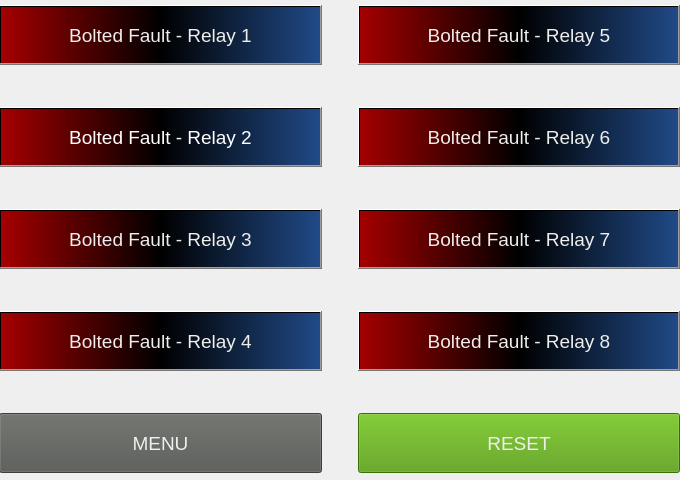
     <widget class="QWidget" name="Bolted">
      <property name="minimumSize">
       <size>
        <width>680</width>
        <height>480</height>
       </size>
      </property>
      <property name="maximumSize">
       <size>
        <width>680</width>
        <height>480</height>
       </size>
      </property>
      <widget class="QWidget" name="gridLayoutWidget">
       <property name="geometry">
        <rect>
         <x>-1</x>
         <y>-1</y>
         <width>681</width>
         <height>481</height>
        </rect>
       </property>
       <layout class="QGridLayout" name="gridLayout_bolted">
        <property name="spacing">
         <number>36</number>
        </property>
        <item row="0" column="0">
         <widget class="QPushButton" name="bolted_btn_relay1">
          <property name="minimumSize">
           <size>
            <width>80</width>
            <height>60</height>
           </size>
          </property>
          <property name="font">
           <font>
            <pointsize>14</pointsize>
           </font>
          </property>
          <property name="styleSheet">
           <string notr="true">color: rgb(238, 238, 236);
background-color: qlineargradient(spread:pad, x1:0, y1:0, x2:1, y2:0, stop:0 rgba(164, 0, 0, 255), stop:0.5 rgba(0, 0, 0, 255), stop:1 rgba(32, 74, 135, 255));</string>
          </property>
          <property name="text">
           <string>Bolted Fault - Relay 1</string>
          </property>
         </widget>
        </item>
        <item row="1" column="0">
         <widget class="QPushButton" name="bolted_btn_relay2">
          <property name="minimumSize">
           <size>
            <width>80</width>
            <height>60</height>
           </size>
          </property>
          <property name="font">
           <font>
            <pointsize>14</pointsize>
           </font>
          </property>
          <property name="styleSheet">
           <string notr="true">color: rgb(255, 255, 255);
background-color: qlineargradient(spread:pad, x1:0, y1:0, x2:1, y2:0, stop:0 rgba(164, 0, 0, 255), stop:0.5 rgba(0, 0, 0, 255), stop:1 rgba(32, 74, 135, 255));</string>
          </property>
          <property name="text">
           <string>Bolted Fault - Relay 2</string>
          </property>
         </widget>
        </item>
        <item row="3" column="1">
         <widget class="QPushButton" name="bolted_btn_relay8">
          <property name="minimumSize">
           <size>
            <width>80</width>
            <height>60</height>
           </size>
          </property>
          <property name="font">
           <font>
            <pointsize>14</pointsize>
           </font>
          </property>
          <property name="styleSheet">
           <string notr="true">color: rgb(238, 238, 236);
background-color: qlineargradient(spread:pad, x1:0, y1:0, x2:1, y2:0, stop:0 rgba(164, 0, 0, 255), stop:0.5 rgba(0, 0, 0, 255), stop:1 rgba(32, 74, 135, 255));</string>
          </property>
          <property name="text">
           <string>Bolted Fault - Relay 8</string>
          </property>
         </widget>
        </item>
        <item row="1" column="1">
         <widget class="QPushButton" name="bolted_btn_relay6">
          <property name="minimumSize">
           <size>
            <width>80</width>
            <height>60</height>
           </size>
          </property>
          <property name="font">
           <font>
            <pointsize>14</pointsize>
           </font>
          </property>
          <property name="styleSheet">
           <string notr="true">color: rgb(238, 238, 236);
background-color: qlineargradient(spread:pad, x1:0, y1:0, x2:1, y2:0, stop:0 rgba(164, 0, 0, 255), stop:0.5 rgba(0, 0, 0, 255), stop:1 rgba(32, 74, 135, 255));</string>
          </property>
          <property name="text">
           <string>Bolted Fault - Relay 6</string>
          </property>
         </widget>
        </item>
        <item row="0" column="1">
         <widget class="QPushButton" name="bolted_btn_relay5">
          <property name="minimumSize">
           <size>
            <width>80</width>
            <height>60</height>
           </size>
          </property>
          <property name="font">
           <font>
            <pointsize>14</pointsize>
           </font>
          </property>
          <property name="styleSheet">
           <string notr="true">color: rgb(238, 238, 236);
background-color: qlineargradient(spread:pad, x1:0, y1:0, x2:1, y2:0, stop:0 rgba(164, 0, 0, 255), stop:0.5 rgba(0, 0, 0, 255), stop:1 rgba(32, 74, 135, 255));</string>
          </property>
          <property name="text">
           <string>Bolted Fault - Relay 5</string>
          </property>
         </widget>
        </item>
        <item row="2" column="1">
         <widget class="QPushButton" name="bolted_btn_relay7">
          <property name="minimumSize">
           <size>
            <width>80</width>
            <height>60</height>
           </size>
          </property>
          <property name="font">
           <font>
            <pointsize>14</pointsize>
           </font>
          </property>
          <property name="styleSheet">
           <string notr="true">color: rgb(238, 238, 236);
background-color: qlineargradient(spread:pad, x1:0, y1:0, x2:1, y2:0, stop:0 rgba(164, 0, 0, 255), stop:0.5 rgba(0, 0, 0, 255), stop:1 rgba(32, 74, 135, 255));</string>
          </property>
          <property name="text">
           <string>Bolted Fault - Relay 7</string>
          </property>
         </widget>
        </item>
        <item row="3" column="0">
         <widget class="QPushButton" name="bolted_btn_relay4">
          <property name="minimumSize">
           <size>
            <width>80</width>
            <height>60</height>
           </size>
          </property>
          <property name="font">
           <font>
            <pointsize>14</pointsize>
           </font>
          </property>
          <property name="styleSheet">
           <string notr="true">color: rgb(238, 238, 236);
background-color: qlineargradient(spread:pad, x1:0, y1:0, x2:1, y2:0, stop:0 rgba(164, 0, 0, 255), stop:0.5 rgba(0, 0, 0, 255), stop:1 rgba(32, 74, 135, 255));</string>
          </property>
          <property name="text">
           <string>Bolted Fault - Relay 4</string>
          </property>
         </widget>
        </item>
        <item row="2" column="0">
         <widget class="QPushButton" name="bolted_btn_relay3">
          <property name="minimumSize">
           <size>
            <width>80</width>
            <height>60</height>
           </size>
          </property>
          <property name="font">
           <font>
            <pointsize>14</pointsize>
           </font>
          </property>
          <property name="styleSheet">
           <string notr="true">color: rgb(238, 238, 236);
background-color: qlineargradient(spread:pad, x1:0, y1:0, x2:1, y2:0, stop:0 rgba(164, 0, 0, 255), stop:0.5 rgba(0, 0, 0, 255), stop:1 rgba(32, 74, 135, 255));</string>
          </property>
          <property name="text">
           <string>Bolted Fault - Relay 3</string>
          </property>
         </widget>
        </item>
        <item row="4" column="0">
         <widget class="QPushButton" name="bolted_btn_menu">
          <property name="minimumSize">
           <size>
            <width>80</width>
            <height>60</height>
           </size>
          </property>
          <property name="font">
           <font>
            <pointsize>14</pointsize>
           </font>
          </property>
          <property name="styleSheet">
           <string notr="true">color: rgb(238, 238, 236);
background-color: rgb(85, 87, 83);</string>
          </property>
          <property name="text">
           <string>MENU</string>
          </property>
         </widget>
        </item>
        <item row="4" column="1">
         <widget class="QPushButton" name="bolted_btn_reset">
          <property name="minimumSize">
           <size>
            <width>80</width>
            <height>60</height>
           </size>
          </property>
          <property name="font">
           <font>
            <pointsize>14</pointsize>
           </font>
          </property>
          <property name="styleSheet">
           <string notr="true">background-color: rgb(78, 154, 6);
color: rgb(238, 238, 236);</string>
          </property>
          <property name="text">
           <string>RESET</string>
          </property>
         </widget>
        </item>
       </layout>
      </widget>
     </widget>
